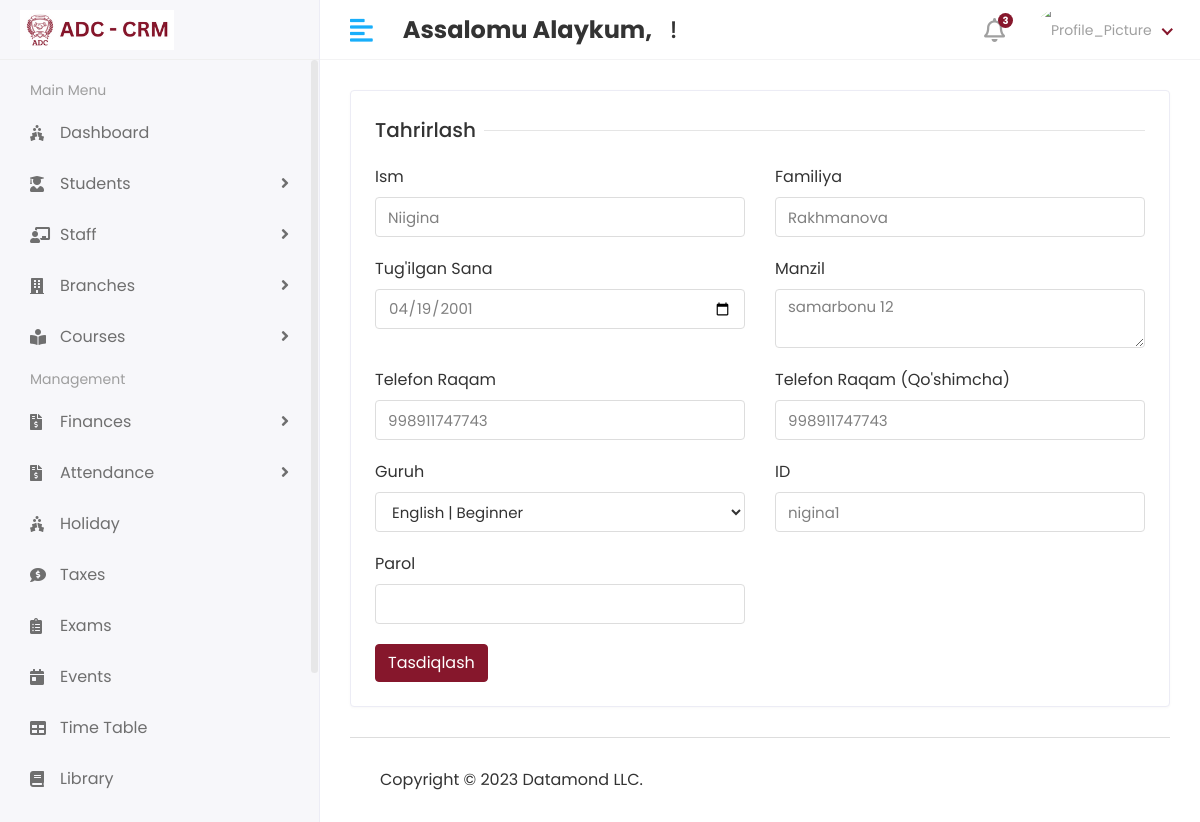
Page /Hod/Student/Edit1 on the earlier database version.
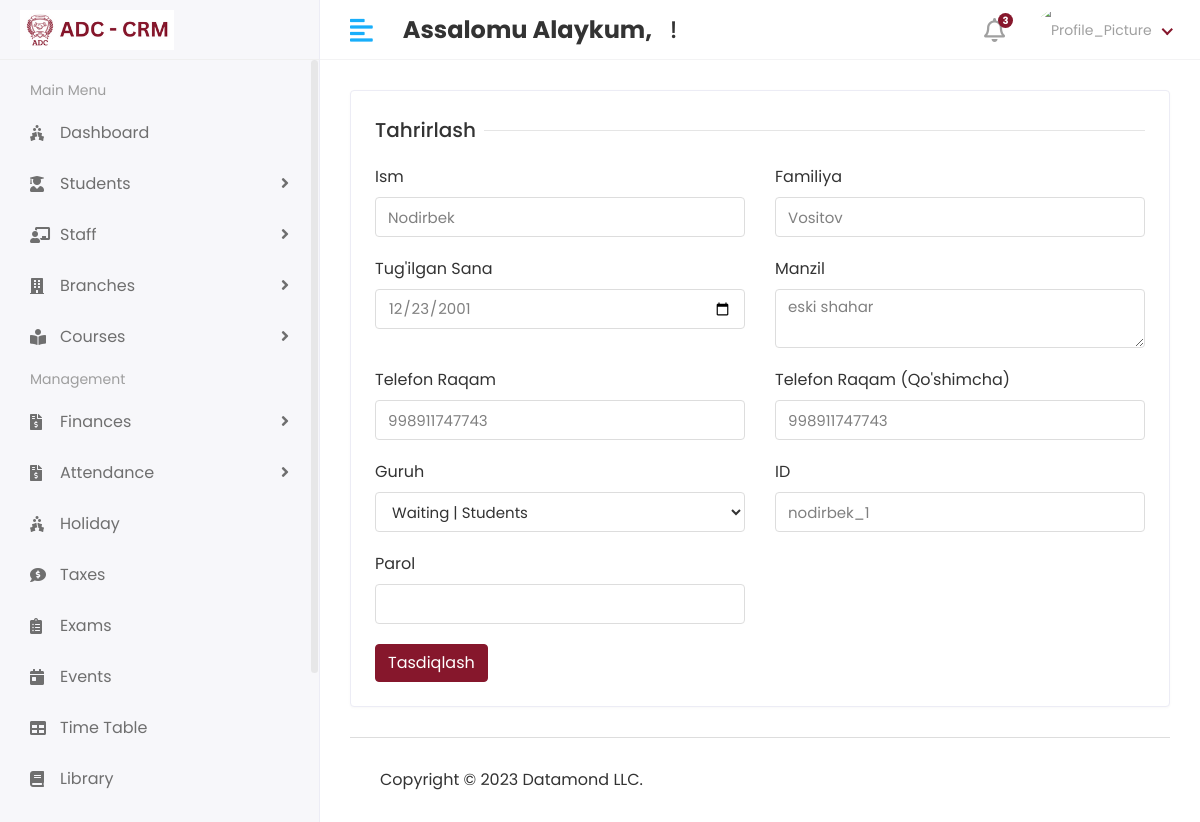
Same page on the later database version.
### app/models.py (models this page shows, shortened)
class Student(models.Model):
    admin = models.OneToOneField(customUser, on_delete=models.CASCADE)
    mobile = models.CharField(max_length=14)
    mobiletwo = models.CharField(max_length=14)
    address = models.CharField(max_length=150)
    course_id = models.ForeignKey(Course, on_delete=models.DO_NOTHING)
    birth_date = models.DateTimeField()
    created_at = models.DateTimeField(auto_now_add=True)
    updated_at = models.DateTimeField(auto_now_add=True)

class customUser(AbstractUser):
    USER = (
        (1, 'HOD'),
        (2, 'STAFF'),
        (3, 'STUDENT'),
    )
    user_type = models.CharField(choices=USER, max_length=50, default=1)
    profile_pic = models.ImageField(upload_to='media/profile_pic',blank=True, null=True)

### ADC_school_project/Hod_Views.py (the view)
# urls.py: path('Hod/Student/Edit<str:id>', Hod_Views.EDIT_STUDENT, name="edit_student"),
def EDIT_STUDENT(request, id):
    student = Student.objects.filter(id=id)
    course = Course.objects.all()
    context = {
        'student': student,
        'course': course,
    }
    return render(request, 'Hod/edit_student.html', context)

### templates/Hod/edit_student.html (shortened to what this page needs)
{% extends 'base.html' %}
{% block content %}
    <div class="row">
                  <div class="col-sm-12">
                     <div class="card">
                        <div class="card-body">
                           <form method="post"action="{% url 'update_student' %}" enctype="multipart/form-data">
                              <div class="row">
                                 <div class="col-12">
                                    <h5 class="form-title"><span>Tahrirlash</span></h5>
                                 </div>
                                 <div class="col-12 col-sm-6">
                                    <div class="form-group">
                                       <label>Ism</label>
                                       <input type="text" style="color: gray" class="form-control" name="first_name" value="{% for i in student %}{{ i.admin.first_name }}{% endfor %}">
                                    </div>
                                 </div>
                                 <div class="col-12 col-sm-6">
                                    <div class="form-group">
                                       <label>Familiya</label>
                                       <input type="text" style="color: gray" class="form-control" name="last_name" value="{% for i in student %}{{ i.admin.last_name }}{% endfor %}">
                                    </div>
                                 </div>
                              <div class="col-12 col-sm-6">
                                    <div class="form-group">
                                       <label>Tug'ilgan Sana</label>
                                       <div>
                                          <input type="date" style="color: gray" class="form-control" name="date_of_birth" value="{% for i in student %}{{ i.birth_date|date:'Y-m-d' }}{% endfor %}">
                                       </div>
                                    </div>
                                 </div>
                              <div class="col-12 col-sm-6">
                                    <div class="form-group">
                                       <label>Manzil</label>
                                       <textarea class="form-control" style="color: gray" name="address">{% for i in student %}{{ i.address }}{% endfor %}</textarea>
                                    </div>
                                 </div>
                              <div class="col-12 col-sm-6">
                                    <div class="form-group">
                                       <label>Telefon Raqam</label>
                                       <input type="text" style="color: gray" class="form-control" name="mobile" value="{% for i in student %}{{ i.mobile }}{% endfor %}">
                                    </div>
                                 </div>
                              <div class="col-12 col-sm-6">
                                    <div class="form-group">
                                       <label>Telefon Raqam (Qo'shimcha)</label>
                                       <input type="text" style="color: gray" class="form-control" name="mobile_two" value="{% for i in student %}{{ i.mobiletwo }}{% endfor %}">
                                    </div>
                                 </div>
                              <div class="col-12 col-sm-6">
                                    <div class="form-group">
                                       <label>Guruh</label>
                                       <select class="form-control" name="course_id">
                                           {% for i in course %}
                                          <option value="{{ i.id }}">{{ i.subject }} | {{ i.level }}</option>
                                           {% endfor %}
                                       </select>
                                    </div>
                                 </div>
                                  <div class="col-12 col-sm-6">
                                    <div class="form-group">
                                       <label>ID</label>
                                       <input type="text" style="color: gray" class="form-control" name="username" value="{% for i in student %}{{ i.admin.username }}{% endfor %}">
                                    </div>
                                 </div>
                              <div class="col-12 col-sm-6">
                                    <div class="form-group">
                                       <label>Parol</label>
                                       <input type="text" style="color: gray" class="form-control" name="password">
                                    </div>
                                 </div>
                                 <div class="col-12">
                                    <button type="submit" class="btn btn-primary">Tasdiqlash</button>
                                 </div>
                              </div>
                           </form>
                        </div>
                     </div>
                  </div>
               </div>
{% endblock %}

### templates/base.html (shortened to what this page needs)
<!DOCTYPE html>
<html lang="en">
{% load static %}
   <head>
      <link rel="stylesheet" href="{% static 'assets/plugins/bootstrap/css/bootstrap.min.css' %}">
      <link rel="stylesheet" href="{% static 'assets/plugins/fontawesome/css/fontawesome.min.css' %}">
      <link rel="stylesheet" href="{% static 'assets/plugins/fontawesome/css/all.min.css' %}">
      <link rel="stylesheet" href="{% static 'assets/css/style.css' %}">
   </head>
   <body>
   <div class="main-wrapper">
       {% include 'includes/header.html' %}
       {% include 'includes/sidebar.html' %}
        <div class="page-wrapper">
            <div class="content container-fluid">
                {% block content %}
                {% endblock %}
       {% include 'includes/footer.html' %}
        </div>
   </div>
   </body>
</html>

### templates/includes/header.html (shortened to what this page needs)
{% load static %}
<div class="header">
            <div class="header-left">
               <a href="index.html" class="logo">
               <img src="{% static 'assets/img/logo.png' %}" alt="Logo">
               </a>
            </div>
            <a href="javascript:void(0);" id="toggle_btn">
            <i class="fas fa-align-left"></i>
            </a>
            <div class="top-nav-search mt-3">
                <h4>
                    <strong>
                        Assalomu Alaykum,
                    </strong>&nbsp;<span>
                </span>!</h4>
            </div>
            <ul class="nav user-menu">
               <li class="nav-item dropdown noti-dropdown">
                  <a href="#" class="dropdown-toggle nav-link" data-toggle="dropdown">
                  <i class="far fa-bell"></i> <span class="badge badge-pill">3</span>
                  </a>
               </li>
               <li class="nav-item dropdown has-arrow">
                  <a href="#" class="dropdown-toggle nav-link" data-toggle="dropdown">
                      {% if user.profile_pic == "" %}
                          <span class="user-img"><img class="rounded-circle" src="{% static 'assets/img/noimg.png' %}" width="31" alt="Profile_Picture"></span>
                      {% else %}
                  <span class="user-img"><img class="rounded-circle" src="/{{ user.profile_pic }}" width="31" alt="Profile_Picture"></span>
                      {% endif %}
                  </a>
               </li>
            </ul>
         </div>

### templates/includes/sidebar.html (shortened to what this page needs)
{% load static %}
<div class="sidebar" id="sidebar">
            <div class="sidebar-inner slimscroll">
               <div id="sidebar-menu" class="sidebar-menu">
                  <ul>
                     <li class="menu-title">
                        <span>Main Menu</span>
                     </li>
                     <li>
                        <a href="{% url 'hod_home' %}"><i class="fas fa-holly-berry"></i> <span>Dashboard</span></a>
                     </li>
                     <li class="submenu">
                        <a href="#"><i class="fas fa-user-graduate"></i> <span> Students</span> <span class="menu-arrow"></span></a>
                     </li>
                     <li class="submenu">
                        <a href="#"><i class="fas fa-chalkboard-teacher"></i> <span> Staff</span> <span class="menu-arrow"></span></a>
                     </li>
                     <li class="submenu">
                        <a href="#"><i class="fas fa-building"></i> <span> Branches</span> <span class="menu-arrow"></span></a>
                     </li>
                     <li class="submenu">
                        <a href="#"><i class="fas fa-book-reader"></i> <span> Courses</span> <span class="menu-arrow"></span></a>
                     </li>
                     <li class="menu-title">
                        <span>Management</span>
                     </li>
                     <li class="submenu">
                        <a href="#"><i class="fas fa-file-invoice-dollar"></i> <span> Finances</span> <span class="menu-arrow"></span></a>
                     </li>
                     <li class="submenu">
                        <a href="#"><i class="fas fa-file-invoice-dollar"></i> <span> Attendance</span> <span class="menu-arrow"></span></a>
                     </li>
                     <li>
                        <a href="holiday.html"><i class="fas fa-holly-berry"></i> <span>Holiday</span></a>
                     </li>
                     <li>
                        <a href="fees.html"><i class="fas fa-comment-dollar"></i> <span>Taxes</span></a>
                     </li>
                     <li>
                        <a href="exam.html"><i class="fas fa-clipboard-list"></i> <span>Exams</span></a>
                     </li>
                     <li>
                        <a href="event.html"><i class="fas fa-calendar-day"></i> <span>Events</span></a>
                     </li>
                     <li>
                        <a href="time-table.html"><i class="fas fa-table"></i> <span>Time Table</span></a>
                     </li>
                     <li>
                        <a href="library.html"><i class="fas fa-book"></i> <span>Library</span></a>
                     </li>
                  </ul>
               </div>
            </div>
         </div>

### templates/includes/footer.html
{% load static %}
<footer>
    <p>Copyright © 2023 Datamond LLC.</p>
</footer>

Differences in the rows shown:
changed Student: first_name "Niigina" → "Nodirbek"; last_name "Rakhmanova" → "Vositov"; date_of_birth "04/19/2001" → "12/23/2001"; address "samarbonu 12" → "eski shahar"; username "nigina1" → "nodirbek_1"
Other differences:
form field course_id: "English | Beginner" → "Waiting | Students"
